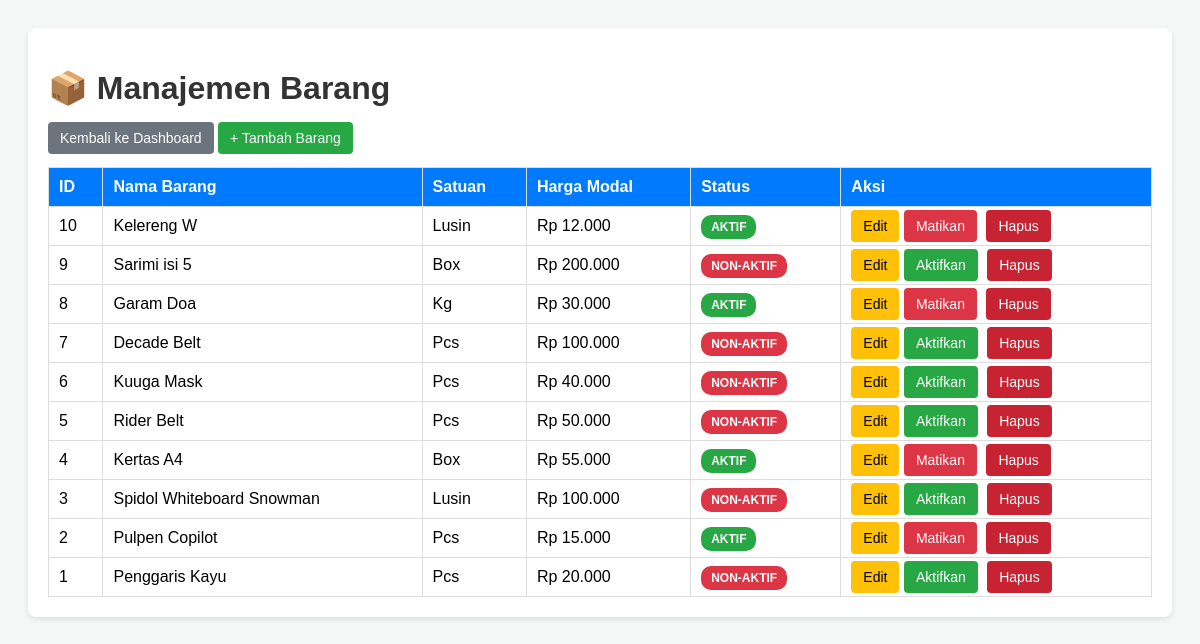
Screenshot of /barang_list.php (signed in) with the database file from the repository.
### tables this page shows
CREATE TABLE barang (
   idbarang INT AUTO_INCREMENT PRIMARY KEY,
   jenis CHAR(1),
   nama_barang VARCHAR(45),
   harga INT,
   status TINYINT(1),
   idsatuan INT NOT NULL,
   FOREIGN KEY (idsatuan) REFERENCES satuan(idsatuan));

CREATE TABLE satuan (
   idsatuan INT AUTO_INCREMENT PRIMARY KEY,
   nama_satuan VARCHAR(45),
   status TINYINT(1));

### koneksi.php (called while the page is built, shortened)
<?php
require_once __DIR__ . '/classes/respon.php';
class DbConnection {
    private string $host = '127.0.0.1';
    private string $user = 'root';
    private string $pass = '';
    private string $db   = 'db_toko';
    private ?mysqli $conn = null;
    private function init_connect(): void {
        $this->conn = new mysqli($this->host, $this->user, $this->pass, $this->db);
    }
    public function send_query(string $query): Respon {
        $result = $this->conn->query($query);
        return new Respon(true, "Data diambil", $result->fetch_all(MYSQLI_ASSOC));
    }
}
?>

### classes/respon.php (called while the page is built, shortened)
<?php
class Respon {
    public function __construct(bool $sukses, string $pesan, ?array $data = null) {
        $this->data = $data;
    }
}
?>

### barang_list.php (the view, shortened to what this page needs)
<?php
require_once 'koneksi.php';
$db = new DbConnection();
$query = "SELECT b.*, s.nama_satuan
          FROM barang b
          JOIN satuan s ON b.idsatuan = s.idsatuan
          ORDER BY b.idbarang DESC";
$respon = $db->send_query($query);
$data_barang = $respon->data;
?>
<!DOCTYPE html>
<html lang="id">
<head>
</head>
<body>
    <div class="container">
        <h1>📦 Manajemen Barang</h1>
        <a href="dashboard.php" class="btn btn-back">Kembali ke Dashboard</a>
        <a href="barang_form.php" class="btn btn-add">+ Tambah Barang</a>
        <table>
            <thead>
                <tr>
                    <th>ID</th>
                    <th>Nama Barang</th>
                    <th>Satuan</th>
                    <th>Harga Modal</th>
                    <th>Status</th>
                    <th>Aksi</th>
                </tr>
            </thead>
            <tbody>
                <?php foreach($data_barang as $row): ?>
                <tr>
                    <td><?php echo $row['idbarang']; ?></td>
                    <td><?php echo htmlspecialchars($row['nama_barang']); ?></td>
                    <td><?php echo $row['nama_satuan']; ?></td>
                    <td>Rp <?php echo number_format($row['harga'], 0, ',', '.'); ?></td>
                    <td>
                        <?php if($row['status'] == 1): ?>
                            <span class="badge badge-active">AKTIF</span>
                        <?php else: ?>
                            <span class="badge badge-inactive">NON-AKTIF</span>
                        <?php endif; ?>
                    </td>
                    <td>
                        <a href="barang_form.php?id=<?php echo $row['idbarang']; ?>" class="btn btn-edit">Edit</a>
                        <?php if($row['status'] == 1): ?>
                            <a href="barang_proses.php?aksi=toggle&id=<?php echo $row['idbarang']; ?>&status=0"
                               class="btn btn-on" onclick="return confirm('Matikan barang ini?')">Matikan</a>
                        <?php else: ?>
                            <a href="barang_proses.php?aksi=toggle&id=<?php echo $row['idbarang']; ?>&status=1"
                               class="btn btn-off" onclick="return confirm('Aktifkan barang ini?')">Aktifkan</a>
                        <?php endif; ?>
                            <a href="barang_proses.php?aksi=hapus_permanen&id=<?php echo $row['idbarang']; ?>"
                                class="btn btn-delete" onclick="return confirm('⚠️ PERINGATAN: Data akan hilang selamanya! \nJika barang ini pernah dijual, penghapusan akan GAGAL demi keamanan data.\n\nYakin ingin menghapus?')">Hapus</a>
                    </td>
                </tr>
                <?php endforeach; ?>
            </tbody>
        </table>
    </div>
</body>
</html>

### barang_list.php (style rules this page uses)
body { font-family: Arial, sans-serif; background-color: #f4f7f6; padding: 20px; }
.container { background: white; padding: 20px; border-radius: 8px; box-shadow: 0 2px 5px rgba(0,0,0,0.1); }
h1 { color: #333; }
.btn { padding: 8px 12px; text-decoration: none; border-radius: 4px; color: white; font-size: 14px; border: none; cursor: pointer; }
.btn-add { background-color: #28a745; }
.btn-edit { background-color: #ffc107; color: black; }
.btn-back { background-color: #6c757d; }
.btn-on { background-color: #dc3545; }
.btn-off { background-color: #28a745; }
table { width: 100%; border-collapse: collapse; margin-top: 20px; }
th, td { border: 1px solid #ddd; padding: 10px; text-align: left; }
th { background-color: #007bff; color: white; }
.badge { padding: 5px 10px; border-radius: 10px; font-size: 12px; font-weight: bold; color: white; }
.badge-active { background-color: #28a745; }
.badge-inactive { background-color: #dc3545; }
.btn-delete { background-color: #c82333; margin-left: 5px; }

### rows the page displays
barang: idbarang "10", nama_barang "Kelereng W", idsatuan.nama_satuan "Lusin", harga "12.000", status "AKTIF"
barang: idbarang "9", nama_barang "Sarimi isi 5", idsatuan.nama_satuan "Box", harga "200.000", status "NON-AKTIF"
barang: idbarang "8", nama_barang "Garam Doa", idsatuan.nama_satuan "Kg", harga "30.000", status "AKTIF"
barang: idbarang "7", nama_barang "Decade Belt", idsatuan.nama_satuan "Pcs", harga "100.000", status "NON-AKTIF"
barang: idbarang "6", nama_barang "Kuuga Mask", idsatuan.nama_satuan "Pcs", harga "40.000", status "NON-AKTIF"
barang: idbarang "5", nama_barang "Rider Belt", idsatuan.nama_satuan "Pcs", harga "50.000", status "NON-AKTIF"
barang: idbarang "4", nama_barang "Kertas A4", idsatuan.nama_satuan "Box", harga "55.000", status "AKTIF"
barang: idbarang "3", nama_barang "Spidol Whiteboard Snowman", idsatuan.nama_satuan "Lusin", harga "100.000", status "NON-AKTIF"
barang: idbarang "2", nama_barang "Pulpen Copilot", idsatuan.nama_satuan "Pcs", harga "15.000", status "AKTIF"
barang: idbarang "1", nama_barang "Penggaris Kayu", idsatuan.nama_satuan "Pcs", harga "20.000", status "NON-AKTIF"
